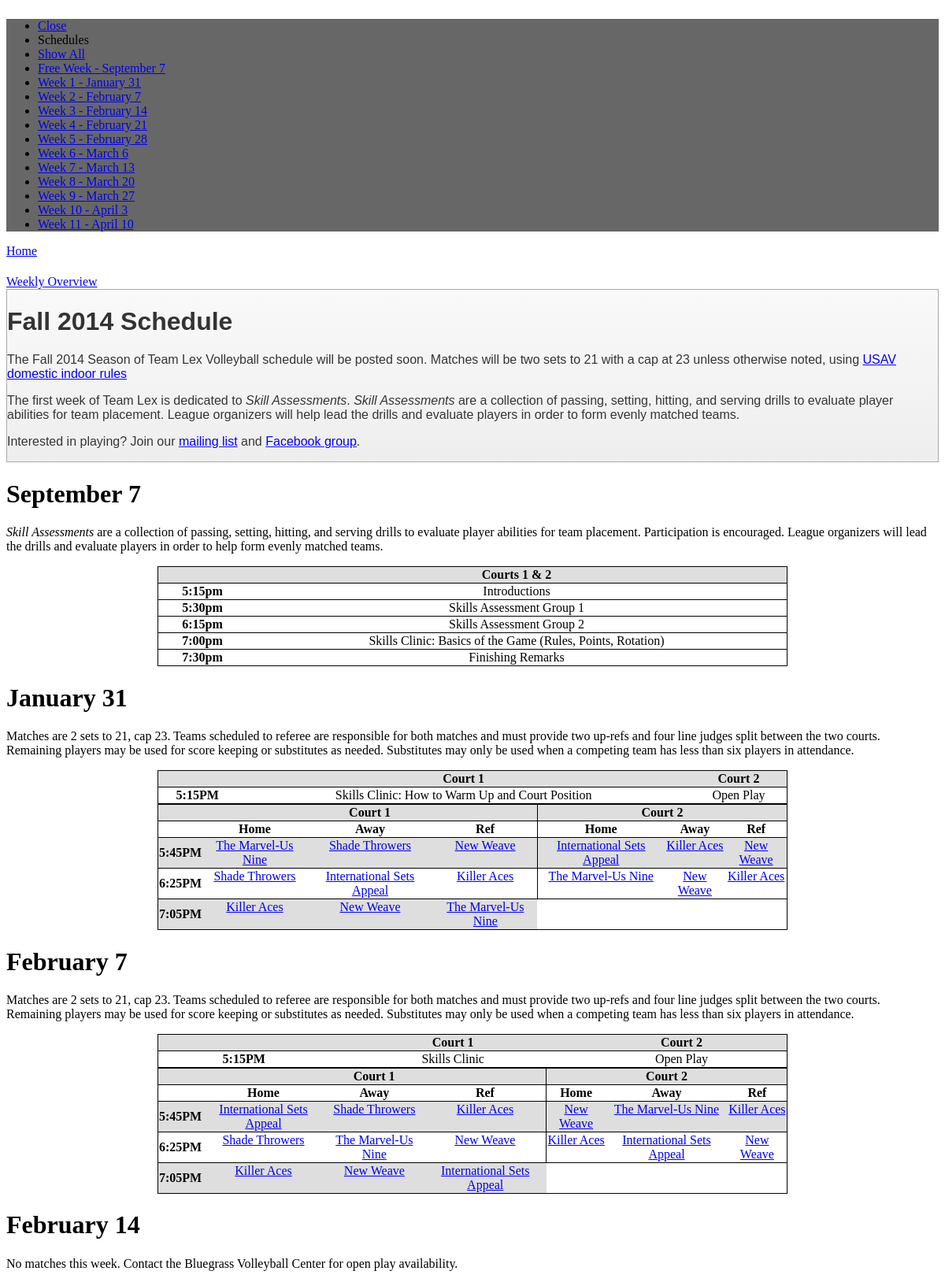
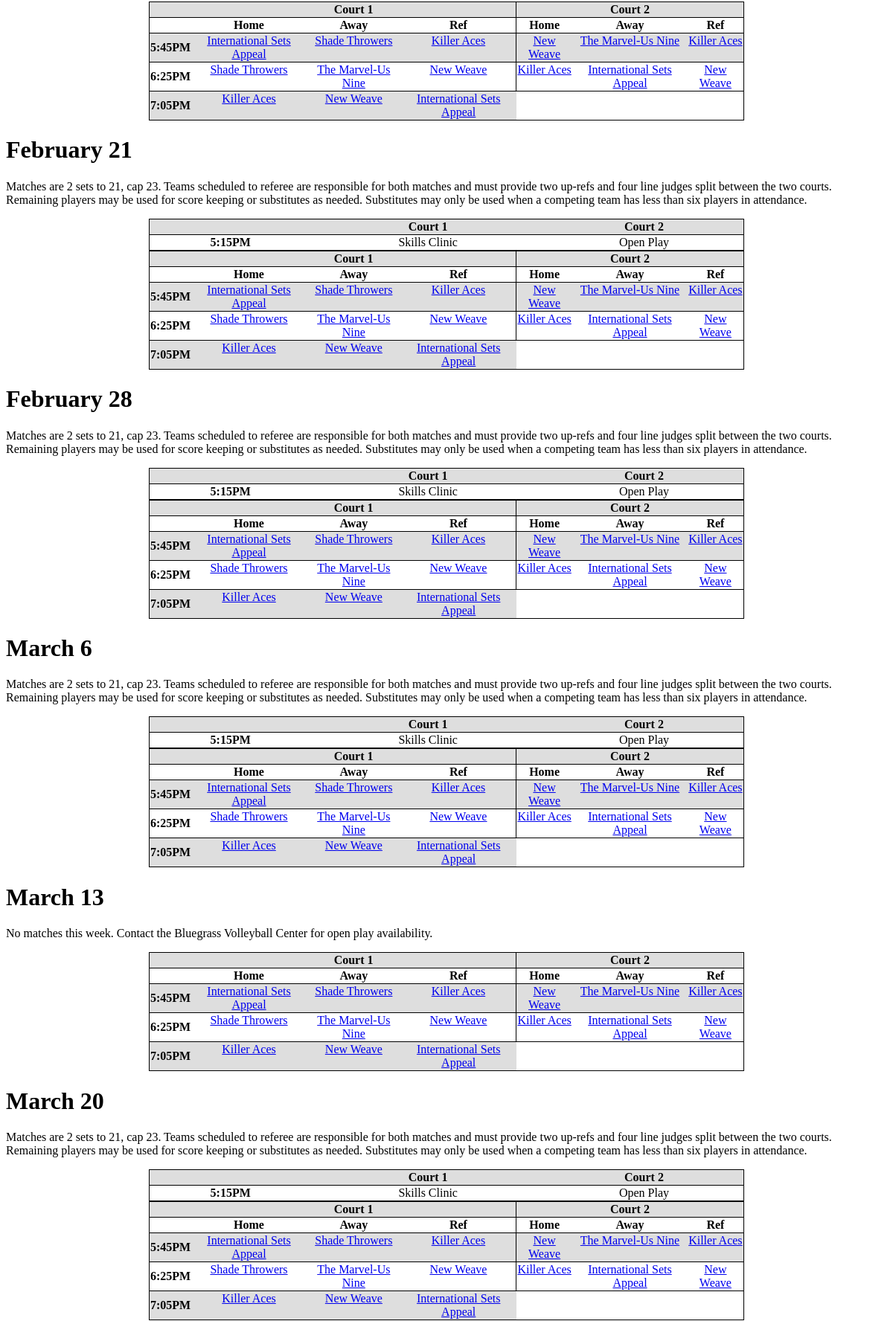
The app's page /scheduleText.php (upper part) with its own data (2 pictures, top to bottom).
### tables this page shows
CREATE TABLE `weeks` (
  `ID` int(11) NOT NULL auto_increment,
  `weekNum` int(11) NOT NULL,
  `seasonNum` int(11) NOT NULL,
  `dateName` varchar(20) NOT NULL,
  `weekNotes` varchar(1000) NOT NULL,
  `scrim` tinyint(4) NOT NULL,
  `Extra1` varchar(200) default NULL,
  `Extra2` varchar(200) default NULL,
  `ExtraStartTime` time default '17:15:00',
  KEY `ID` (`ID`)
);

CREATE TABLE `matches` (
  `ID` int(11) NOT NULL auto_increment,
  `Season` int(11) NOT NULL,
  `Week` int(11) NOT NULL,
  `Court` int(11) NOT NULL,
  `StartTime` time NOT NULL,
  `Home` int(11) NOT NULL,
  `Away` int(11) NOT NULL,
  `Ref` int(11) NOT NULL,
  KEY `ID` (`ID`)
);

CREATE TABLE `teams` (
  `ID` int(11) NOT NULL auto_increment,
  `Name` varchar(50) NOT NULL,
  `Data_Theme` varchar(2) NOT NULL,
  `Season` int(11) NOT NULL,
  `Division` int(11) NOT NULL,
  `Wins` int(11) NOT NULL,
  `Loss` int(11) NOT NULL,
  `Spread` int(11) NOT NULL,
  `PWin` double NOT NULL,
  KEY `ID` (`ID`)
);

### scheduleText.php (the view, shortened to what this page needs)
<!DOCTYPE html>
<html>
<head>
		<link rel="stylesheet" href="http://code.jquery.com/mobile/1.3.0/jquery.mobile.structure-1.3.0.min.css" />
		<link rel="stylesheet" href="includes/css/teamlex.min.css" />
</head>
<body>
<div data-role="page" style="overflow-y:hidden">
<?php
					  $siteSeasonQuery = "SELECT the_content as ID FROM other_content WHERE other_content.name='siteSeason' LIMIT 1";
					  $siteSeasonQueryResult = mysql_query($siteSeasonQuery);
					  while ($row = mysql_fetch_array($siteSeasonQueryResult, MYSQL_ASSOC)) {
					  	$thisSeason = $row[ID];
						}
    $datesQuery = "SELECT dateName from weeks where seasonNum = $thisSeason order by weekNum Asc";
	$datesQueryResult = mysql_query($datesQuery);
	$dates = array("September 7");
	while ($row = mysql_fetch_array($datesQueryResult, MYSQL_ASSOC)) {
					  	array_push($dates, $row[dateName]);
						}
?>
	    <div data-role="panel" id="right-panel" data-display="push" data-position="right" data-theme="j" style="background: #676767;">
        <ul data-role="listview" data-theme="j" data-icon="false">
            <li data-icon="delete"><a href="#" data-rel="close">Close</a></li>
            <li data-role="list-divider">Schedules</li>
			<li><a id=allbtn href="#">Show All</a></li>
			<li><a id=freeweekbtn href=\"#\">Free Week - <?php print $dates[0];?></a></li>
			<?php for($j=1; $j<count($dates); $j++){
			  print "<li><a id=week".$j."btn href=\"#\">Week ".$j." - ".$dates[$j]."</a></li>";
			}
			?>
        </ul>
    </div>
	<div data-role="header" data-theme="j">
		<a href="index.php" data-icon="home" data-iconpos="notext">Home</a>
		<a href="#right-panel" data-icon="bars" data-iconpos="notext">Weekly Overview</a>
	</div>
	<div data-role="content" data-theme="i">
			<div class="ui-body ui-body-a">
				<h1>Fall 2014 Schedule</h1>
				<p>The Fall 2014 Season of Team Lex Volleyball schedule will be posted soon.  Matches will be two sets to 21 with a cap at 23 unless otherwise noted, using
<a href="https://www.volleyballreftraining.com/rules_interpretations_indoor.php" target="_blank">USAV domestic indoor rules</a></p>
<p>The first week of Team Lex is dedicated to <i>Skill Assessments</i>.  <i>Skill Assessments</i> are a collection of passing, setting, hitting, and serving drills to evaluate player abilities for team placement.  League organizers will help lead the drills and evaluate players in order to form evenly matched teams.</p>
				<p>Interested in playing?  Join our <a href="http://www.teamlexvb.com/contact.html">mailing list</a> and <a href="https://www.facebook.com/groups/492904774102678/" target=_blank>Facebook group</a>.
			</div>
	<DIV NAME=freeweek ID=freeweeksched style="">
			<div data-role="header" data-theme="j"  style="background-image:none;">
				<h1><?php print $dates[0]?></h1>
			</div>
			<p><i>Skill Assessments</i> are a collection of passing, setting, hitting, and serving drills to evaluate player abilities for team placement.  Participation is encouraged.  League organizers will lead the drills and evaluate players in order to help form evenly matched teams.</p>
			<center>
			<table width=100% style="max-width:800px;text-align:center;border-collapse:collapse">
    <thead>
        <tr class="th-groups" bgcolor="#dedede">
            <th style="width:110px"></th>
            <th>Courts 1 & 2</th>
        </tr>
		</thead>
		<tbody>
		<tr>
			<th>5:15pm</th>
			<td valign=top>Introductions</td>
        </tr>
		<tr>
			<th>5:30pm</th>
			<td valign=top>Skills Assessment Group 1</td>
        </tr>
		<tr>
			<th>6:15pm</th>
			<td valign=top>Skills Assessment Group 2</td>
        </tr>
		<tr>
			<th>7:00pm</th>
			<td valign=top>Skills Clinic: Basics of the Game (Rules, Points, Rotation)</td>
        </tr>
		<tr>
			<th>7:30pm</th>
			<td valign=top>Finishing Remarks</td>
        </tr>
		</tbody>
		</table>
</div>
<?php
	$weeksQuery = "SELECT * FROM  weeks where seasonNum = $thisSeason order by weekNum Asc";
	$weeksQueryResult = mysql_query($weeksQuery);
					if (mysql_num_rows($weeksQueryResult) == 0) {
					  print "No matches have been scheduled yet for the selected season.<br>";
					}
					else {
						$i = 1;
						while ($rowMatch = mysql_fetch_array($weeksQueryResult, MYSQL_ASSOC))
						{
						?>
						<DIV NAME=week<?php print $i;?> ID=week<?php print $i;?>sched  style="">
									<div data-role="header" data-theme="j" style="background-image:none;">
										<h1><?php print $rowMatch[dateName];?></h1>
									</div>
									<?php if ($rowMatch[weekNotes] <> ""){ ?>
									<p><?php print $rowMatch[weekNotes];?></p>
									<?php } ?>
							<?php if ($rowMatch[Extra1] <> ""){ ?>
							   <center>
									<table width=100% style="max-width:800px;text-align:center;border-collapse:collapse">
								<thead>
								<tr class="th-groups" bgcolor="#dedede">
									<th></th>
									<th>Court 1</th>
									<th>Court 2</th>
								</tr>
								</thead>
								<tbody>
											<tr>
									<th><?php print intval(substr($rowMatch[ExtraStartTime],0,2))-12 . ":" . substr($rowMatch[ExtraStartTime],3,2) . "PM"; ?></th>
									<td valign=top><?php print $rowMatch[Extra1];?></td>
									<td valign=top><?php print $rowMatch[Extra2];?></td>
								</tr>
								</tbody>
								</table>
								</center>
							<?php } ?>
									<center>
									<table width=100% style="max-width:800px;text-align:center;border-collapse:collapse">
							<thead>
								<tr class="th-groups" bgcolor="#dedede">
									<th></th>
									<th colspan="3">Court 1</th>
									<th colspan="3" style="border-left:1px solid black">Court 2</th>
								</tr>
								<tr>
									<th></th>
									<th>Home</th>
									<th>Away</th>
									<th>Ref</th>
									<th style="border-left:1px solid black">Home</th>
									<th>Away</th>
									<th>Ref</th>
								</tr>
							</thead>
							<tbody>
								<?php
								$matchesQuery = "SELECT matches.ID, matches.Season, matches.Week, matches.Court, matches.StartTime, home.Name as homeTeam, home.ID as homeID, home.Data_Theme as homeDataTheme, away.Name as awayTeam, away.ID as awayID, away.Data_Theme as awayDataTheme, ref.Name as refTeam FROM matches JOIN teams as home on matches.Home = home.ID JOIN teams as away on matches.Away = away.ID JOIN teams as ref on matches.Ref = ref.ID WHERE (matches.Season = $thisSeason AND matches.Week = $i) ORDER BY matches.StartTime ASC, matches.Court ASC";
								$matchesQueryResult = mysql_query($matchesQuery);
								$num_rows = mysql_num_rows($matchesQueryResult);
								$i=0;
								if (mysql_num_rows($matchesQueryResult) == 0) {
								  print "<tr><th colspan=7 align=center><b>No matches have been scheduled yet for this week.</th>";
								}
								else {
									while ($rowMatch2 = mysql_fetch_array($matchesQueryResult, MYSQL_ASSOC))
										{    ?>
										<?php
										if ($i % 2 == 0) {
										print "<tr bgcolor='#dedede'>";
										}
										else {
										print "<tr>";
										}
										$i = $i + 1;
										?>
										<th><?php print intval(substr($rowMatch2[StartTime],0,2))-12 . ":" . substr($rowMatch2[StartTime],3,2) . "PM"; ?></th>
										<td valign=top><a href="team.php?ID=<?php print $rowMatch2[homeID]; ?>" data-theme="<?php print $rowMatch2[homeDataTheme]; ?>"><?php print $rowMatch2[homeTeam]; ?></a></td>
										<td valign=top><a href="team.php?ID=<?php print $rowMatch2[awayID]; ?>" data-theme="<?php print $rowMatch2[awayDataTheme]; ?>"><?php print $rowMatch2[awayTeam]; ?></a></td>
										<td valign=top><a href="#" data-theme="<?php print $rowMatch2[refDataTheme]; ?>"><?php print $rowMatch2[refTeam]; ?></a></td>
									<?php
									$num_rows= $num_rows-1;
									$rowMatch2 = mysql_fetch_array($matchesQueryResult, MYSQL_ASSOC);
									if ($num_rows > 0){
									  ?>
									  <td valign=top style="border-left:1px solid black"><a href="team.php?ID=<?php print $rowMatch2[homeID]; ?>" data-theme="<?php print $rowMatch2[homeDataTheme]; ?>"><?php print $rowMatch2[homeTeam]; ?></a></td>
										<td valign=top><a href="team.php?ID=<?php print $rowMatch2[awayID]; ?>" data-theme="<?php print $rowMatch2[awayDataTheme]; ?>"><?php print $rowMatch2[awayTeam]; ?></a></td>
										<td valign=top><a href="#" data-theme="<?php print $rowMatch2[refDataTheme]; ?>"><?php print $rowMatch2[refTeam]; ?></a></td>
									  <?php
									  $num_rows= $num_rows-1;
									}
									else{
									  print "<td valign=top colspan=3 style='display:none'></td>";
									}
									print "</tr>";
									} ?>
								<?php } ?>
							</tbody>
						</table>
						</center>
						</div>
						<?php
						 $i++;
						 }
					 }
					?>
	</div>
</div>
</body>
</html>

### scheduleText.php (style rules this page uses)
tr { border: thin solid black }

### records on screen
weeks: dateName "January 31", weekNotes "Matches are 2 sets to 21, cap 23. Teams scheduled to referee are responsible for both matches and must provide two up-refs and four line judges split between the two courts. Remaining players may be used for score keeping or substitutes as needed. Substitutes may only be used when a competing team has less than six players in attendance.", intval(substr($rowMatch[ExtraStartTime],0,2))-12 "5", ExtraStartTime "15", Extra1 "Skills Clinic: How to Warm Up and Court Position", Extra2 "Open Play"
matches: intval(substr($rowMatch2[StartTime],0,2))-12 "5", StartTime "45", teams.Name "The Marvel-Us Nine", teams.Name "Shade Throwers", teams.Name "New Weave", teams.Name "International Sets Appeal", teams.Name "Killer Aces"
matches: intval(substr($rowMatch2[StartTime],0,2))-12 "6", StartTime "25", teams.Name "Shade Throwers", teams.Name "International Sets Appeal", teams.Name "Killer Aces", teams.Name "The Marvel-Us Nine", teams.Name "New Weave"
matches: intval(substr($rowMatch2[StartTime],0,2))-12 "7", StartTime "05", teams.Name "Killer Aces", teams.Name "New Weave", teams.Name "The Marvel-Us Nine"
weeks: dateName "February 7", weekNotes "Matches are 2 sets to 21, cap 23. Teams scheduled to referee are responsible for both matches and must provide two up-refs and four line judges split between the two courts. Remaining players may be used for score keeping or substitutes as needed. Substitutes may only be used when a competing team has less than six players in attendance.", intval(substr($rowMatch[ExtraStartTime],0,2))-12 "5", ExtraStartTime "15", Extra1 "Skills Clinic", Extra2 "Open Play"
matches: intval(substr($rowMatch2[StartTime],0,2))-12 "5", StartTime "45", teams.Name "International Sets Appeal", teams.Name "Shade Throwers", teams.Name "Killer Aces", teams.Name "New Weave", teams.Name "The Marvel-Us Nine"
matches: intval(substr($rowMatch2[StartTime],0,2))-12 "6", StartTime "25", teams.Name "Shade Throwers", teams.Name "The Marvel-Us Nine", teams.Name "New Weave", teams.Name "Killer Aces", teams.Name "International Sets Appeal"
matches: intval(substr($rowMatch2[StartTime],0,2))-12 "7", StartTime "05", teams.Name "Killer Aces", teams.Name "New Weave", teams.Name "International Sets Appeal"
weeks: dateName "February 14", weekNotes "No matches this week. Contact the Bluegrass Volleyball Center for open play availability."
weeks: dateName "February 21", weekNotes "Matches are 2 sets to 21, cap 23. Teams scheduled to referee are responsible for both matches and must provide two up-refs and four line judges split between the two courts. Remaining players may be used for score keeping or substitutes as needed. Substitutes may only be used when a competing team has less than six players in attendance.", intval(substr($rowMatch[ExtraStartTime],0,2))-12 "5", ExtraStartTime "15", Extra1 "Skills Clinic", Extra2 "Open Play"
weeks: dateName "February 28", weekNotes "Matches are 2 sets to 21, cap 23. Teams scheduled to referee are responsible for both matches and must provide two up-refs and four line judges split between the two courts. Remaining players may be used for score keeping or substitutes as needed. Substitutes may only be used when a competing team has less than six players in attendance.", intval(substr($rowMatch[ExtraStartTime],0,2))-12 "5", ExtraStartTime "15", Extra1 "Skills Clinic", Extra2 "Open Play"
weeks: dateName "March 6", weekNotes "Matches are 2 sets to 21, cap 23. Teams scheduled to referee are responsible for both matches and must provide two up-refs and four line judges split between the two courts. Remaining players may be used for score keeping or substitutes as needed. Substitutes may only be used when a competing team has less than six players in attendance.", intval(substr($rowMatch[ExtraStartTime],0,2))-12 "5", ExtraStartTime "15", Extra1 "Skills Clinic", Extra2 "Open Play"
weeks: dateName "March 13", weekNotes "No matches this week. Contact the Bluegrass Volleyball Center for open play availability."
weeks: dateName "March 20", weekNotes "Matches are 2 sets to 21, cap 23. Teams scheduled to referee are responsible for both matches and must provide two up-refs and four line judges split between the two courts. Remaining players may be used for score keeping or substitutes as needed. Substitutes may only be used when a competing team has less than six players in attendance.", intval(substr($rowMatch[ExtraStartTime],0,2))-12 "5", ExtraStartTime "15", Extra1 "Skills Clinic", Extra2 "Open Play"

### other values on screen
$dates[0] "September 7"
$dates[$j] "January 31"
$dates[$j] "February 7"
$dates[$j] "February 14"
$dates[$j] "February 21"
$dates[$j] "February 28"
$dates[$j] "March 6"
$dates[$j] "March 13"
$dates[$j] "March 20"
$dates[$j] "March 27"
$dates[$j] "April 3"
$dates[$j] "April 10"
